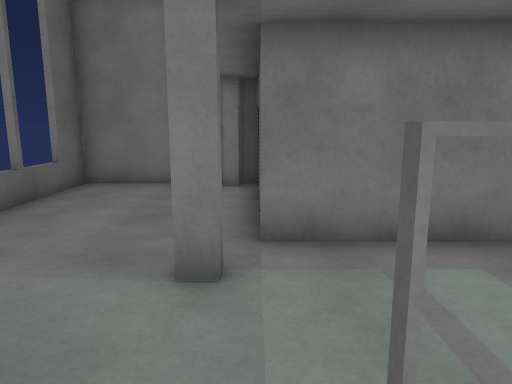
View 1 (above)

14 first-person views from a walk through a 3-D level made in the Unity game engine. The camera is 1.5 m above the floor, tilts 10° down and sees 70° across. The floor is counted in squares, 1 m on a side. Each view is taken from the middle of a square. On the plan, view 1 faces up. The plan holds only what a view shows up to about 16 squares ahead; the rest is blank. The player is left out.

View 2
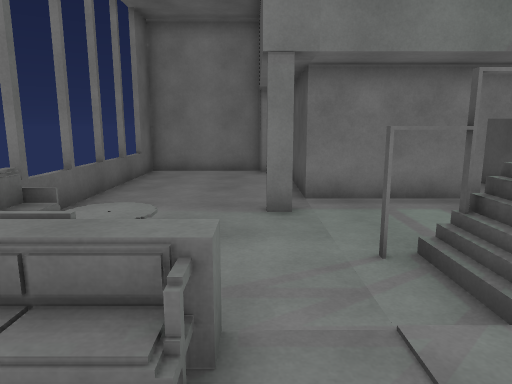

View 3
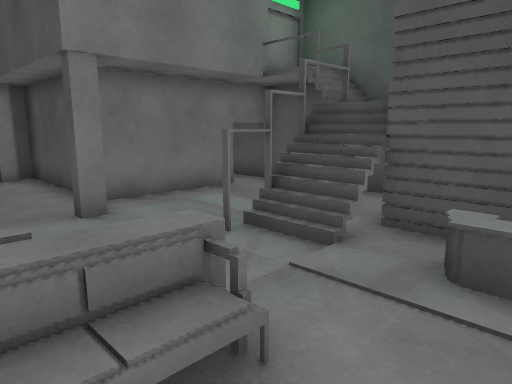

View 4
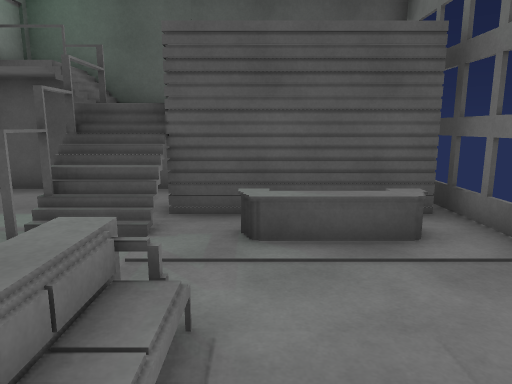

View 5
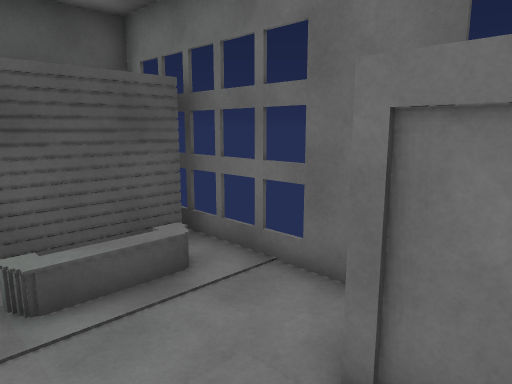

View 6
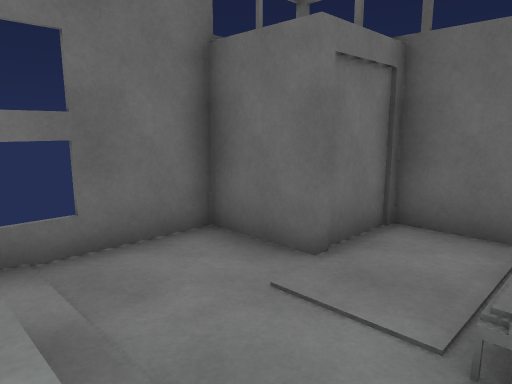

View 7
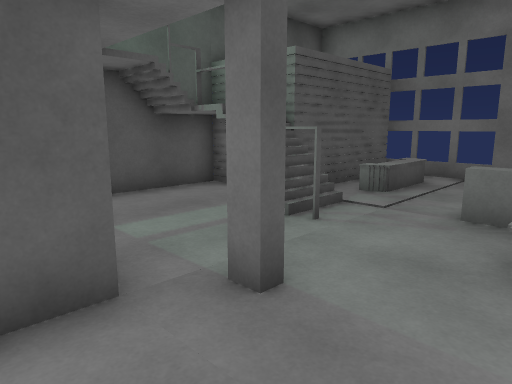

View 8
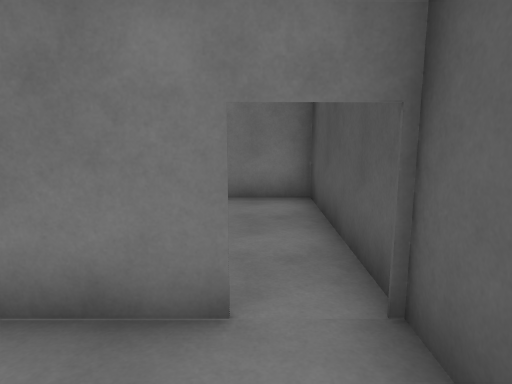

View 9
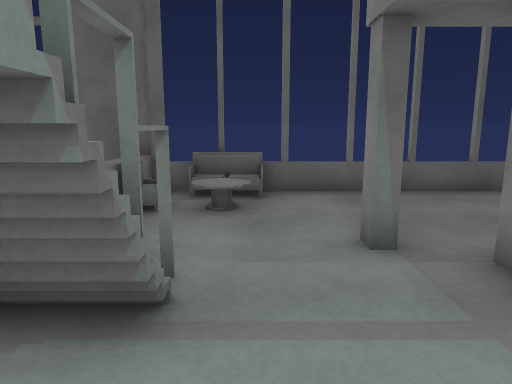

View 10
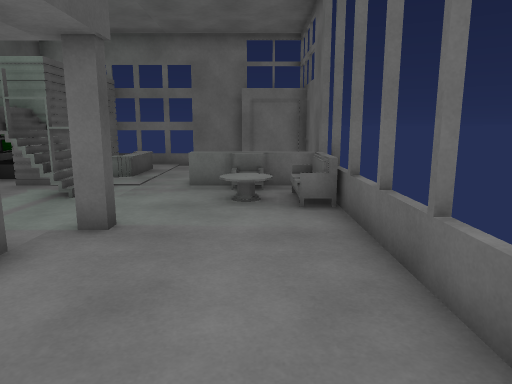

View 11
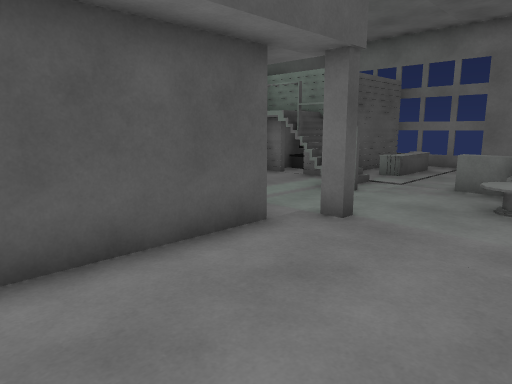

View 12
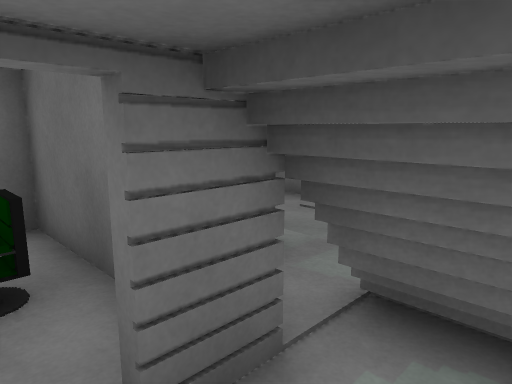

View 13
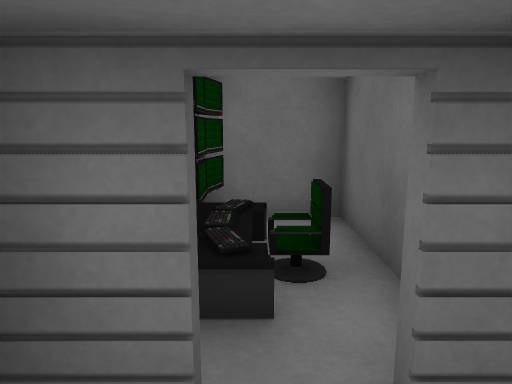

View 14
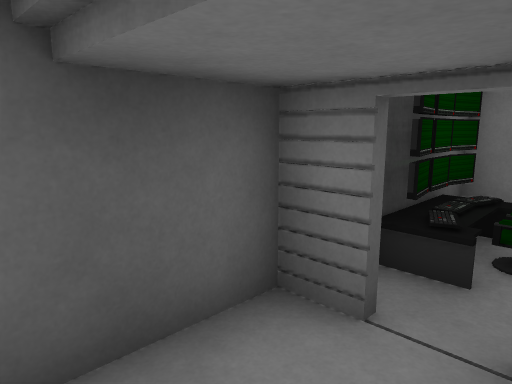

### Floor plan
Key: @ floor where view 1 was taken; # wall or solid block; x gap in a wall; . floor; / step, stairs or slope; = window, fence, low wall or low ledge; ^ raised ledge; v drop or lower ground; C chair; K keyboard; O other object.
Columns run from 5 left of view 1 to 5 right of it. Each row starts with its distance up from view 1.
 10 ######  ###
  9 #....#   .#
  8 =....#   .#
  7 =....#   .#
  6 #....#   .#
  5 =....####x#
  4 #....#....#
  3 #.........#
  2 v=/.......#
  1 v///..###.#
  0 v /..@///.#
 -1 #///=..#=.#
 -2 #.....^# O#
 -3 #.....^#CK#
 -4 ###...^##K#
 -5   #....####
 -6   #######

Positions as (right, up) in squares from view 1, and headings:
1: (0, 0), facing up
2: (-1, -3), facing up
3: (-3, -3), facing up-right
4: (-4, -2), facing right
5: (-4, -1), facing down-right
6: (1, -1), facing down-left
7: (-3, 6), facing down-right
8: (4, 2), facing up
9: (4, 2), facing left
10: (-3, 9), facing down
11: (-4, 9), facing down-right
12: (4, 1), facing down-left
13: (4, 1), facing down
14: (3, 2), facing down-right
